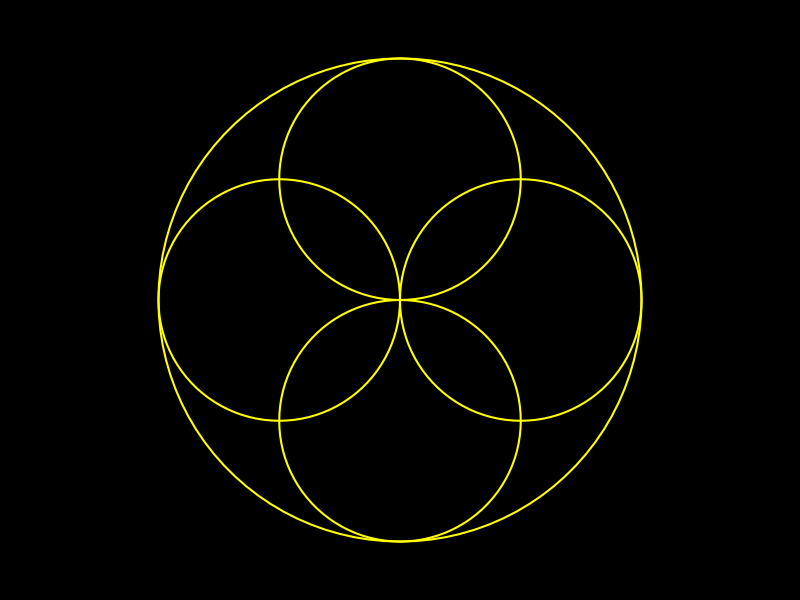
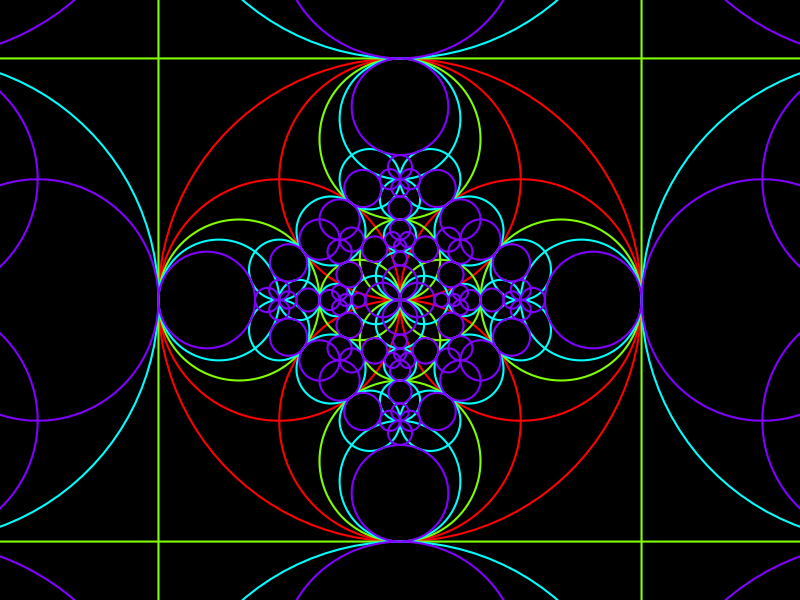

Generate these figures, in order, with R:
## ---- chunk 1
knitr::opts_chunk$set(
  collapse = TRUE, 
  fig.path="./figures/Inversions-",
  attr.source = ".numberLines"
)
## ---- chunk 2
# squared modulus
Mod2 <- function(z){
  Re(z)^2 + Im(z)^2
}
# image of a circle
iotaCircle <- function(c, r, circle, tol = sqrt(.Machine$double.eps)){
  z0 <- circle$center; R0 <- circle$radius
  z1 <- (z0-c)/r
  D1 <- (R0/r)^2 - Mod2(z1)
  if(abs(D1) > tol){
    z2 <- -z1/D1
    R2 <- sqrt(Mod2(z2) + 1/D1)
    out <- list(center = r*z2+c, radius = r*R2)
    attr(out, "type") <- "circle"
  }else{
    theta2 <- Arg(z1) %% (2*pi)
    w2 <- ifelse(Im(z1) == 0, 1/2/Re(z1), 1i/2/Im(z1))
    w3 <- r*w2 + c
    out <- list(
      theta = theta2, 
      offset = (Re(z1)*Re(w3)+Im(z1)*Im(w3))/Mod(z1)
    )
    attr(out, "type") <- "line"
  }
  out
}
## ---- chunk 3
circumcircle <- function(z1,z2,z3){
  x1 <- Re(z1); y1 <- Im(z1); p1 <- c(x1,y1)
  x2 <- Re(z2); y2 <- Im(z2); p2 <- c(x2,y2)
  x3 <- Re(z3); y3 <- Im(z3); p3 <- c(x3,y3)
  a <- det(cbind(rbind(p1,p2,p3),1))
  q1 <- c(crossprod(p1)); q2 <- c(crossprod(p2)); q3 <- c(crossprod(p3))
  q <- c(q1,q2,q3)
  x <- c(x1,x2,x3)
  y <- c(y1,y2,y3)
  Dx <- det(cbind(q,y,1))
  Dy <- -det(cbind(q,x,1))
  c <- det(cbind(q,x,y))
  center <- c(Dx,Dy)/a/2
  r <- sqrt(c(crossprod(center-p1)))
  list(center = center[1] + 1i*center[2], radius = r)
}
## ---- chunk 4
# define iota
c <- 1 + 2i; r <- 3
iota <- function(z){
  c + r^2/Conj(z-c)
}
# define C0 - a case when iota(C0) is a circle ####
z0 <- 2 + 3i; R0 <- 2
iotaCircle(c, r, circle = list(center = z0, radius = R0))
circumcircle(iota(z0+R0), iota(z0-R0), iota(z0+1i*R0))
# now, a case when iota(C0) is a line ####
R0 <- sqrt(2)
w1 <- iota(z0+R0); w2 <- iota(z0-R0); w3 <- iota(z0+1i*R0)
(w2-w1)/(w3-w1) # aligned <=> Im = 0
(L <- iotaCircle(c, r, circle = list(center = z0, radius = R0)))
cos(L$theta)*Re(w1) + sin(L$theta)*Im(w1) # = L$offset
cos(L$theta)*Re(w2) + sin(L$theta)*Im(w2) # = L$offset
cos(L$theta)*Re(w3) + sin(L$theta)*Im(w3) # = L$offset
## ---- chunk 5
iotaLine <- function(c, r, line, tol = sqrt(.Machine$double.eps)){
  theta0 <- line$theta; d0 <- line$offset
  w0 <- ifelse(sin(theta0) == 0, d0/cos(theta0), 1i*d0/sin(theta0))
  w1 <- (w0-c)/r
  D1 <- 2 * (cos(theta0)*Re(w1) + sin(theta0)*Im(w1))
  if(abs(D1)>tol){
    gamma1 <- cos(theta0) + 1i*sin(theta0)
    z2 <- gamma1/D1
    R2 <- Mod(gamma1/D1)
    out <- list(center = r*z2+c, radius = r*R2)
    attr(out, "type") <- "circle"
  }else{
    out <- list(
      theta = theta0, 
      offset = cos(theta0)*Re(c)+sin(theta0)*Im(c)
    )
    attr(out, "type") <- "line"
  }
  out
}
## ---- chunk 6
# define L0
theta0 <- 1; d0 <- 2
theta0 <- pi/4; d0 <- 0
# take three points on iota(L0)
x <- c(0,1,2)
y <- (d0 - cos(theta0)*x) / sin(theta0)
w1 <- iota(x[1] + 1i*y[1])
w2 <- iota(x[2] + 1i*y[2])
w3 <- iota(x[3] + 1i*y[3])
# check
circumcircle(w1,w2,w3)
iotaLine(c, r, list(theta = theta0, offset = d0))
## ---- chunk 7
# define iota
c <- 1-1i 
iota <- function(z){
  c + r^2/Conj(z-c)
}
# define L0
theta0 <- pi/4; d0 <- 0
# take three points on iota(L0)
x <- c(0,2,4)
y <- (d0 - cos(theta0)*x) / sin(theta0)
w1 <- iota(x[1] + 1i*y[1])
w2 <- iota(x[2] + 1i*y[2])
w3 <- iota(x[3] + 1i*y[3])
# check
(w2-w1)/(w3-w1) # aligned <=> Im = 0
( L <- iotaLine(c, r, list(theta = theta0, offset = d0)) )
cos(L$theta)*Re(w1) + sin(L$theta)*Im(w1) # = L$offset
cos(L$theta)*Re(w2) + sin(L$theta)*Im(w2) # = L$offset
cos(L$theta)*Re(w3) + sin(L$theta)*Im(w3) # = L$offset
## ---- chunk 8
iotaGcircle <- function(c, r, gcircle){
  if(attr(gcircle, "type") == "circle"){
    iotaCircle(c, r, gcircle)
  }else{
    iotaLine(c, r, gcircle)
  }
}
## ---- chunk 9
library(plotrix)
drawLine <- function(line, ...){
  theta <- line$theta; offset <- line$offset
  if(sin(theta) != 0){
    abline(a = offset/sin(theta), b = -1/tan(theta), ...)
  }else{
    abline(v = offset/cos(theta), ...)
  }
}
drawCircle <- function(circle, ...){
  draw.circle(Re(circle$center), Im(circle$center), circle$radius, ...)
}
drawGcircle <- function(gcircle, color = "black", ...){
  if(attr(gcircle, "type") == "circle"){
    drawCircle(gcircle, border = color, ...)
  }else{
    drawLine(gcircle, col = color, ...)
  }
}
## ---- chunk 10
# generation 0
gen0 <- sapply(c(0, pi/2, pi, 3*pi/2), function(beta){
  out <- list(center = cos(beta)+1i*sin(beta), radius = 1, gen = 0)
  attr(out, "type") <- "circle"
  out
}, simplify = FALSE)
gen0[[5]] <- list(center = 0+0i, radius = 2, gen = 0)
attr(gen0[[5]], "type") <- "circle"
# plot
par(bg = "black", mar = c(0,0,0,0))
plot(0, 0, type="n", xlim=c(-2.3,2.3), ylim=c(-2.3,2.3),   
     asp=1, axes=FALSE, xlab=NA, ylab=NA)
invisible(lapply(gen0, drawGcircle, color = "yellow", lwd = 2))
## ---- chunk 11
# generation 1
n0 <- length(gen0)
n1 <- n0*(n0-1)
gen1 <- vector("list", n1)
k <- 0
while(k < n1){
  for(j in 1:n0){
    for(i in 1:n0){
      if(i != j){
        k <- k+1
        gen1[[k]] <- 
          iotaGcircle(gen0[[i]]$center, gen0[[i]]$radius, gen0[[j]])
        gen1[[k]]$base <- i
        gen1[[k]]$gen <- 1
      }
    }
  }
}
## ---- chunk 12
# generation 2
n2 <- n0*n1-n1
gen2 <- vector("list", n2)
k <- 0
while(k < n2){
  for(j in 1:n1){
    for(i in 1:n0){
      if(gen1[[j]]$base != i){
        k <- k+1
        gen2[[k]] <- 
          iotaGcircle(gen0[[i]]$center, gen0[[i]]$radius, gen1[[j]])
        gen2[[k]]$base <- i
        gen2[[k]]$gen <- 2
      }
    }
  }
}
# generation 3
n3 <- n0*n2-n2
gen3 <- vector("list", n3)
k <- 0
while(k < n3){
  for(j in 1:n2){
    for(i in 1:n0){
      if(gen2[[j]]$base != i){
        k <- k+1
        gen3[[k]] <- 
          iotaGcircle(gen0[[i]]$center, gen0[[i]]$radius, gen2[[j]])
        gen3[[k]]$gen <- 3
      }
    }
  }
}
## ---- chunk 13
gcircles <- c(gen0, gen1, gen2, gen3)
length(gcircles)
## ---- chunk 14
uniqueWith <- function(v, f){
  size <- length(v)
  for(i in seq_len(size-1L)){
    j <- i + 1L
    while(j <= size){
      if(f(v[[j]],v[[i]])){
        v <- v[-j]
        size <- size - 1L
      }else{
        j <- j + 1L
      }
    }
  }
  v[1L:size]
}
# examples ####
v <- c(1,1,2,1,3,4,3,5,5)
uniqueWith(v, `==`)
uniqueWith(v, function(x,y) (x-y) %% 3 == 0)
v <- list(a="you", b="are", c="great")
uniqueWith(v, function(x,y) nchar(x) == nchar(y))
## ---- chunk 15
f <- function(gcircle1, gcircle2){
  if(attr(gcircle1, "type") == attr(gcircle2, "type")){
    if(attr(gcircle1, "type") == "circle"){
      Mod(gcircle1$center-gcircle2$center) < 1e-5 && 
        abs(gcircle1$radius-gcircle2$radius) < 1e-5
    }else{
      abs(cos(gcircle1$theta)-cos(gcircle2$theta)) < 1e-5 &&
        abs(sin(gcircle1$theta)-sin(gcircle2$theta)) < 1e-5 &&
        abs(gcircle1$offset-gcircle2$offset) < 1e-5
    }
  }else{
    FALSE
  }
}
## ---- chunk 16
gcircles <- uniqueWith(gcircles, f)
length(gcircles)
## ---- chunk 17
draw <- function(gcircle, colors=rainbow(4), ...){
  drawGcircle(gcircle, color = colors[1+gcircle$gen], ...)
}
par(mar = c(0,0,0,0), bg = "black")
plot(0, 0, type="n", xlim=c(-2.3,2.3), ylim=c(-2.3,2.3),  
     asp=1, axes=FALSE, xlab=NA, ylab=NA)
invisible(lapply(gcircles, draw, lwd=2))
